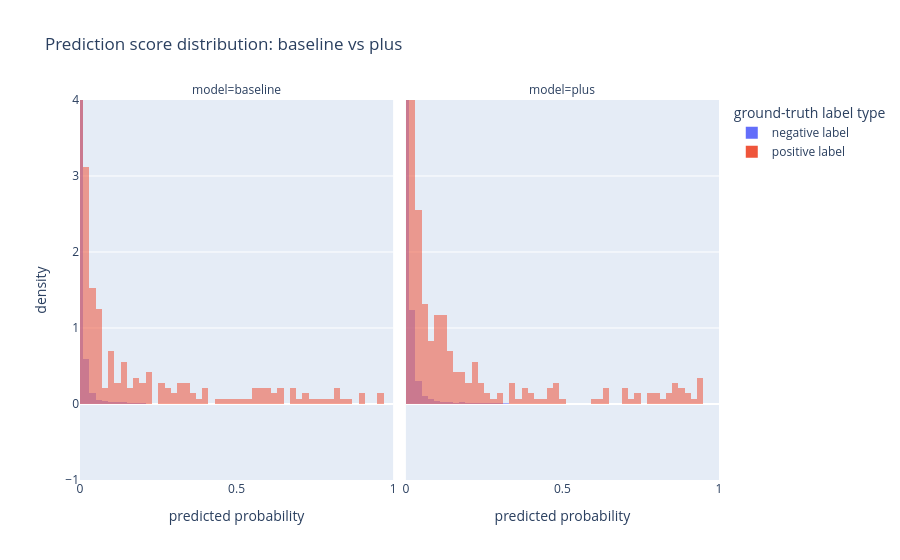

Notebook code cell kept with this figure:
### Code cell
candidate_dist_df = build_score_distribution_df(
    candidate_pred,
    target_df,
    label_columns,
    model_name="plus"
)

compare_dist_df = pd.concat(
    [baseline_dist_df, candidate_dist_df],
    ignore_index=True
)

fig = px.histogram(
    compare_dist_df,
    x="score",
    color="target",
    facet_col="model",
    nbins=80,
    histnorm="probability density",
    barmode="overlay",
    opacity=0.55,
    title="Prediction score distribution: baseline vs plus",
    labels={
        "score": "predicted probability",
        "target": "ground-truth label type",
    },
)

fig.update_layout(
    xaxis_range=[0, 1],
    yaxis_title="density",
)

fig.show()

### Figure 1 — Plotly figure (JSON) as saved in the notebook; plotly's stock layout.template omitted (floating-point values rounded to 4 significant figures; data arrays with more than 128 entries replaced by an {"elided": "..."} marker saying what was removed)
{"data": [{"bingroup": "x", "histnorm": "probability density", "hovertemplate": "ground-truth label type=negative label<br>model=baseline<br>predicted probability=%{x}<br>probability density=%{y}<extra></extra>", "legendgroup": "negative label", "marker": {"color": "#636efa", "opacity": 0.55, "pattern": {"shape": ""}}, "name": "negative label", "nbinsx": 80, "orientation": "v", "showlegend": true, "type": "histogram", "x": {"elided": "38589 float values"}, "xaxis": "x", "yaxis": "y"}, {"bingroup": "x", "histnorm": "probability density", "hovertemplate": "ground-truth label type=negative label<br>model=plus<br>predicted probability=%{x}<br>probability density=%{y}<extra></extra>", "legendgroup": "negative label", "marker": {"color": "#636efa", "opacity": 0.55, "pattern": {"shape": ""}}, "name": "negative label", "nbinsx": 80, "orientation": "v", "showlegend": false, "type": "histogram", "x": {"elided": "38589 float values"}, "xaxis": "x2", "yaxis": "y2"}, {"bingroup": "x", "histnorm": "probability density", "hovertemplate": "ground-truth label type=positive label<br>model=baseline<br>predicted probability=%{x}<br>probability density=%{y}<extra></extra>", "legendgroup": "positive label", "marker": {"color": "#EF553B", "opacity": 0.55, "pattern": {"shape": ""}}, "name": "positive label", "nbinsx": 80, "orientation": "v", "showlegend": true, "type": "histogram", "x": {"elided": "723 float values"}, "xaxis": "x", "yaxis": "y"}, {"bingroup": "x", "histnorm": "probability density", "hovertemplate": "ground-truth label type=positive label<br>model=plus<br>predicted probability=%{x}<br>probability density=%{y}<extra></extra>", "legendgroup": "positive label", "marker": {"color": "#EF553B", "opacity": 0.55, "pattern": {"shape": ""}}, "name": "positive label", "nbinsx": 80, "orientation": "v", "showlegend": false, "type": "histogram", "x": {"elided": "723 float values"}, "xaxis": "x2", "yaxis": "y2"}], "layout": {"annotations": [{"font": {}, "showarrow": false, "text": "model=baseline", "x": 0.245, "xanchor": "center", "xref": "paper", "y": 1, "yanchor": "bottom", "yref": "paper"}, {"font": {}, "showarrow": false, "text": "model=plus", "x": 0.755, "xanchor": "center", "xref": "paper", "y": 1, "yanchor": "bottom", "yref": "paper"}], "barmode": "overlay", "legend": {"title": {"text": "ground-truth label type"}, "tracegroupgap": 0}, "title": {"text": "Prediction score distribution: baseline vs plus"}, "xaxis": {"anchor": "y", "domain": [0, 0.49], "range": [0, 1], "title": {"text": "predicted probability"}}, "xaxis2": {"anchor": "y2", "domain": [0.51, 1], "matches": "x", "title": {"text": "predicted probability"}}, "yaxis": {"anchor": "x", "domain": [0, 1], "title": {"text": "density"}}, "yaxis2": {"anchor": "x2", "domain": [0, 1], "matches": "y", "showticklabels": false}}}
